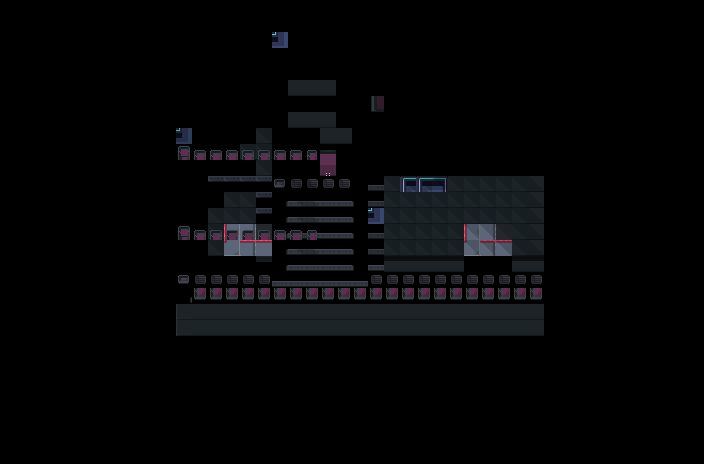

A level layout from a 2D game, rendered from its tile map. Below: a short description, then the map file with tile-grid data replaced by summaries:
An orthogonal 44x29 tile map with 16x16 px tiles, 8 tile layers (Suelo, Aire, Paredes, Puertas, ...) and 1 object (Down).

<map version="1.0" tiledversion="1.0.3" orientation="orthogonal" renderorder="right-down" width="44" height="29" tilewidth="16" tileheight="16" nextobjectid="20">
 <tileset firstgid="1" source="../../tileset/city.tsx" />
 <layer name="Suelo" width="44" height="29">
  <data>[1276 cells, 218 non-empty, 21 distinct tile ids]</data>
 </layer>
 <layer name="Aire" width="44" height="29">
  <data>[1276 cells, 0 non-empty, 0 distinct tile ids]</data>
 </layer>
 <layer name="Paredes" width="44" height="29">
  <data>[1276 cells, 192 non-empty, 12 distinct tile ids]</data>
 </layer>
 <layer name="Puertas" width="44" height="29">
  <data>[1276 cells, 9 non-empty, 9 distinct tile ids]</data>
 </layer>
 <layer name="Ventanas" width="44" height="29">
  <data>[1276 cells, 0 non-empty, 0 distinct tile ids]</data>
 </layer>
 <layer name="Cosas de encima" width="44" height="29">
  <data>[1276 cells, 30 non-empty, 6 distinct tile ids]</data>
 </layer>
 <layer name="Decoracion de edificio" width="44" height="29">
  <data>[1276 cells, 1 non-empty, 1 distinct tile ids]</data>
 </layer>
 <layer name="Techo" width="44" height="29">
  <data>[1276 cells, 11 non-empty, 3 distinct tile ids]</data>
 </layer>
 <objectgroup name="Puertas" visible="0">
  <object id="8" name="Down" x="416" y="384" width="48" height="16" />
 </objectgroup>
 <objectgroup name="Entradas" visible="0" />
 <objectgroup name="Spawners" visible="0" />
 <objectgroup name="Animados" visible="0" />
</map>
